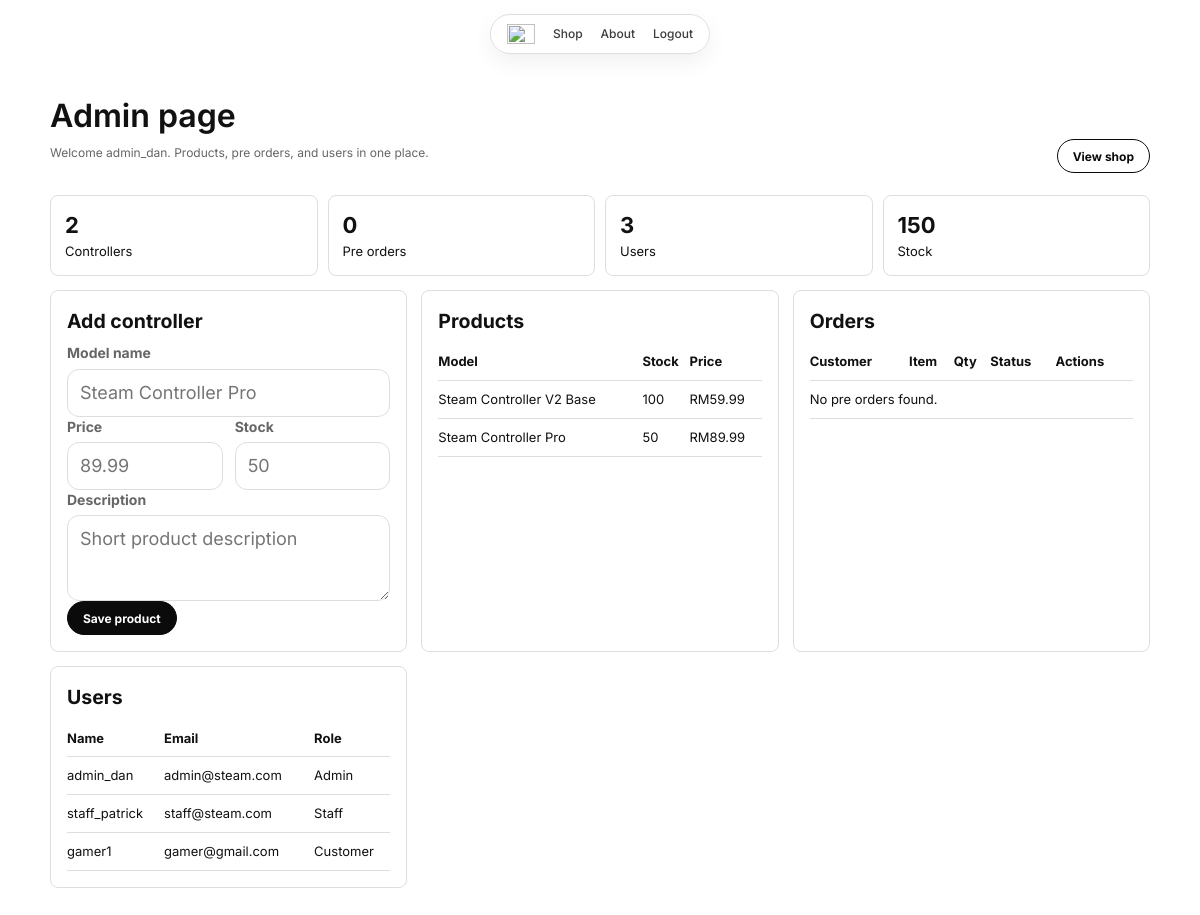
The page /frontend/dashboard_admin.php (signed in) on the database its author committed.
### tables this page shows
CREATE TABLE `controllers` (
  `controller_id` int(11) NOT NULL,
  `model_name` varchar(100) NOT NULL,
  `description` text DEFAULT NULL,
  `price` decimal(10,2) NOT NULL,
  `stock_quantity` int(11) DEFAULT 0
);

CREATE TABLE `users` (
  `user_id` int(11) NOT NULL,
  `username` varchar(50) NOT NULL,
  `email` varchar(100) NOT NULL,
  `password` varchar(255) NOT NULL,
  `role` enum('customer','staff','admin') DEFAULT 'customer'
);

### frontend/dashboard_admin.php (the view, shortened to what this page needs)
<?php
require_once __DIR__ . '/../includes/db_connect.php';
function h($value)
{
  return htmlspecialchars((string) $value, ENT_QUOTES, 'UTF-8');
}
function fetch_count($conn, $sql)
{
  $result = mysqli_query($conn, $sql);
  $row = $result ? mysqli_fetch_assoc($result) : null;
  return $row ? (int) $row['total'] : 0;
}
function fetch_rows($conn, $sql)
{
  $rows = [];
  $result = mysqli_query($conn, $sql);
  if ($result) {
    while ($row = mysqli_fetch_assoc($result)) {
      $rows[] = $row;
    }
  }
  return $rows;
}
$userCount = fetch_count($conn, "SELECT COUNT(*) AS total FROM users");
$orderCount = fetch_count($conn, "SELECT COUNT(*) AS total FROM preorders");
$controllerCount = fetch_count($conn, "SELECT COUNT(*) AS total FROM controllers");
$stockTotal = fetch_count($conn, "SELECT COALESCE(SUM(stock_quantity), 0) AS total FROM controllers");
$controllers = fetch_rows($conn, "SELECT model_name, stock_quantity, price FROM controllers ORDER BY controller_id");
$orders = fetch_rows(
  $conn,
  "SELECT p.order_id, u.username, c.model_name, p.quantity, p.status
   FROM preorders p
   LEFT JOIN users u ON u.user_id = p.user_id
   LEFT JOIN controllers c ON c.controller_id = p.controller_id
   ORDER BY p.order_id DESC"
);
$users = fetch_rows($conn, "SELECT username, email, role FROM users ORDER BY user_id");
?>
<!DOCTYPE html>
<html lang="en">
<head>
  <link rel="stylesheet" href="styles.css">
</head>
<body data-page="admin">
  <nav class="top-nav" aria-label="Main navigation">
    <a class="brand" href="index.php" aria-label="Home">
      <img src="assets/logo-placeholder.svg" alt="">
    </a>
    <a href="shop.php" data-page="shop">Shop</a>
    <a href="about.php" data-page="about">About</a>
    <a href="../logout.php" data-page="login">Logout</a>
  </nav>
  <main>
    <section class="page">
      <header class="admin-header">
        <div>
          <h1>Admin page</h1>
          <p class="small-link">Welcome <?php echo h($_SESSION['name'] ?? 'admin'); ?>. Products, pre orders, and users in one place.</p>
        </div>
        <a class="btn secondary" href="shop.php">View shop</a>
      </header>
      <div class="stat-row">
        <div class="stat"><strong><?php echo $controllerCount; ?></strong><span>Controllers</span></div>
        <div class="stat"><strong><?php echo $orderCount; ?></strong><span>Pre orders</span></div>
        <div class="stat"><strong><?php echo $userCount; ?></strong><span>Users</span></div>
        <div class="stat"><strong><?php echo $stockTotal; ?></strong><span>Stock</span></div>
      </div>
      <div class="admin-grid">
        <section class="admin-panel">
          <h2>Add controller</h2>
          <form>
            <div class="field">
              <label for="model">Model name</label>
              <input id="model" type="text" placeholder="Steam Controller Pro">
            </div>
            <div class="form-row">
              <div class="field">
                <label for="price">Price</label>
                <input id="price" type="text" placeholder="89.99">
              </div>
              <div class="field">
                <label for="stock">Stock</label>
                <input id="stock" type="number" placeholder="50">
              </div>
            </div>
            <div class="field">
              <label for="description">Description</label>
              <textarea id="description" placeholder="Short product description"></textarea>
            </div>
            <button class="btn" type="button">Save product</button>
          </form>
        </section>
        <section class="admin-panel">
          <h2>Products</h2>
          <table class="table">
            <thead>
              <tr><th>Model</th><th>Stock</th><th>Price</th></tr>
            </thead>
            <tbody>
              <?php if ($controllers): ?>
                <?php foreach ($controllers as $controller): ?>
                  <tr>
                    <td><?php echo h($controller['model_name']); ?></td>
                    <td><?php echo h($controller['stock_quantity']); ?></td>
                    <td>RM<?php echo number_format((float) $controller['price'], 2); ?></td>
                  </tr>
                <?php endforeach; ?>
              <?php else: ?>
                <tr><td colspan="3">No controllers found.</td></tr>
              <?php endif; ?>
            </tbody>
          </table>
        </section>
        <section class="admin-panel">
          <h2>Orders</h2>
          <table class="table">
            <thead>
              <tr><th>Customer</th><th>Item</th><th>Qty</th><th>Status</th><th>Actions</th></tr>
            </thead>
            <tbody>
              <?php if ($orders): ?>
                <?php foreach ($orders as $order): ?>
                  <tr>
                    <td><?php echo h($order['username'] ?? 'Unknown'); ?></td>
                    <td><?php echo h($order['model_name'] ?? 'Unknown'); ?></td>
                    <td><?php echo h($order['quantity']); ?></td>
                    <td><?php echo h($order['status']); ?></td>
                    <td>
                      <a href="../edit_order.php?id=<?php echo h($order['order_id']); ?>">Edit</a>
                      <a href="../php/manage-orders.php?delete=<?php echo h($order['order_id']); ?>" onclick="return confirm('Confirm delete?')">Delete</a>
                    </td>
                  </tr>
                <?php endforeach; ?>
              <?php else: ?>
                <tr><td colspan="5">No pre orders found.</td></tr>
              <?php endif; ?>
            </tbody>
          </table>
        </section>
        <section class="admin-panel">
          <h2>Users</h2>
          <table class="table">
            <thead>
              <tr><th>Name</th><th>Email</th><th>Role</th></tr>
            </thead>
            <tbody>
              <?php if ($users): ?>
                <?php foreach ($users as $user): ?>
                  <tr>
                    <td><?php echo h($user['username']); ?></td>
                    <td><?php echo h($user['email']); ?></td>
                    <td><?php echo h(ucfirst($user['role'])); ?></td>
                  </tr>
                <?php endforeach; ?>
              <?php else: ?>
                <tr><td colspan="3">No users found.</td></tr>
              <?php endif; ?>
            </tbody>
          </table>
        </section>
      </div>
    </section>
  </main>
</body>
</html>

### frontend/styles.css (style rules this page uses)
:root { --bg: #ffffff; --text: #111111; --muted: #666666; --line: #dedede; --soft: #f4f4f4; --ink: #0b0b0b; --accent: #e9f36a; --radius: 22px; }
* { box-sizing: border-box; }
body { margin: 0; background: var(--bg); color: var(--text); font-family: "Inter", Helvetica, sans-serif; font-size: 13px; line-height: 1.45; }
a { color: inherit; text-decoration: none; }
button, input, select, textarea { font: inherit; }
.top-nav { position: fixed; top: 14px; left: 50%; z-index: 10; display: flex; align-items: center; gap: 18px; padding: 9px 16px; background: rgba(255, 255, 255, 0.94); border: 1px solid var(--line); border-radius: 999px; box-shadow: 0 8px 22px rgba(0, 0, 0, 0.06); transform: translateX(-50%); }
.brand { display: grid; width: 28px; height: 20px; place-items: center; }
.brand img { width: 28px; height: 20px; }
.top-nav a { color: #3c3c3c; font-size: 12px; font-weight: 500; white-space: nowrap; }
main { min-height: 100vh; padding: 100px 50px; }
.page { width: 100%; }
.btn { display: inline-flex; align-items: center; justify-content: center; min-height: 34px; padding: 0 15px; border: 1px solid var(--ink); border-radius: var(--radius); background: var(--ink); color: #ffffff; cursor: pointer; font-size: 12px; font-weight: 700; }
.btn.secondary { background: #ffffff; color: var(--ink); }
.feature-grid, .admin-grid { display: grid; grid-template-columns: repeat(3, 1fr); gap: 14px; }
.card, .admin-panel { border: 1px solid var(--line); border-radius: 8px; padding: 16px; }
.card h3, .admin-panel h2, .product h2 { margin: 0 0 8px; }
.field { display: grid; gap: 5px; }
.field label { color: var(--muted); font-size: 14px; font-weight: 700; }
.field input, .field select, .field textarea { width: 100%; min-height: 48px; padding: 0 12px; border: 1px solid var(--line); border-radius: 12px; outline: none; font-size: 18px; }
.field textarea { min-height: 86px; padding-top: 10px; }
.form-row { display: grid; grid-template-columns: 1fr 1fr; gap: 12px; }
.small-link { color: var(--muted); font-size: 12px; }
.admin-header { display: flex; align-items: end; justify-content: space-between; gap: 16px; margin-bottom: 22px; }
.admin-header h1 { margin: 0 0 6px; font-size: 32px; font-weight: 625; line-height: 1; letter-spacing: 0; }
.stat-row { display: grid; grid-template-columns: repeat(4, 1fr); gap: 10px; margin-bottom: 14px; }
.stat { border: 1px solid var(--line); border-radius: 8px; padding: 14px; }
.stat strong { display: block; font-size: 22px; }
.table { width: 100%; border-collapse: collapse; }
.table th, .table td { padding: 9px 0; border-bottom: 1px solid var(--line); text-align: left; }

### rows shown on the page
controllers: model_name "Steam Controller V2 Base", stock_quantity "100", price "59.99"
controllers: model_name "Steam Controller Pro", stock_quantity "50", price "89.99"
users: username "admin_dan", email "admin@steam.com", role "Admin"
users: username "staff_patrick", email "staff@steam.com", role "Staff"
users: username "gamer1", email "gamer@gmail.com", role "Customer"

### other values the page prints
$_SESSION['name'] "admin_dan"
$controllerCount "2"
$orderCount "0"
$userCount "3"
$stockTotal "150"
